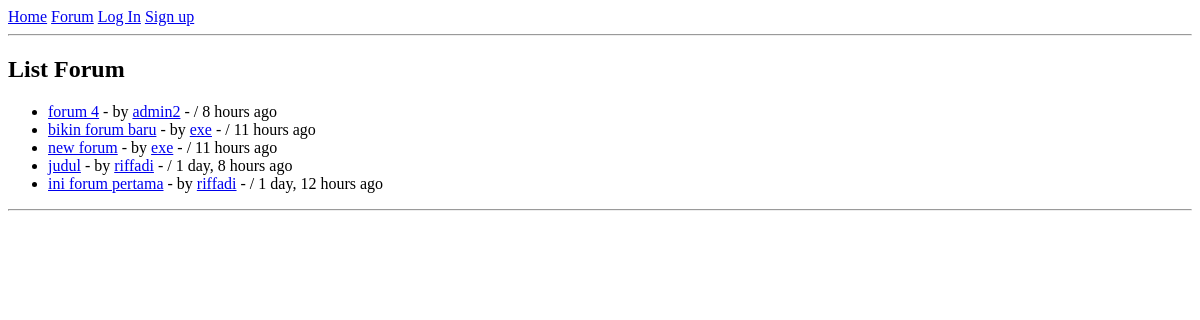
Before: /forum/ with the older database file.
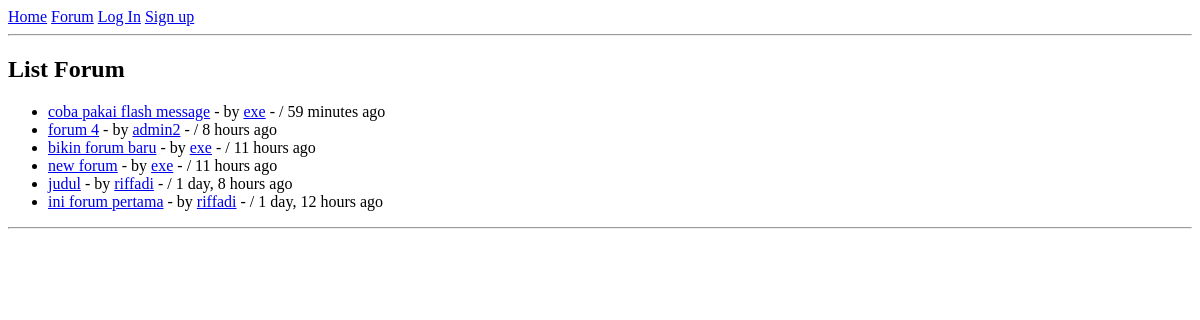
After: the same page with the newer database file.
### forums/models.py (models this page shows, shortened)
class Forum(models.Model):
	user = models.ForeignKey(settings.AUTH_USER_MODEL, on_delete=models.CASCADE)
	title = models.CharField(max_length=100)
	desc = models.TextField()
	slug = models.SlugField(unique=True)
	created_at = models.DateTimeField(auto_now_add=True)

### forums/views.py (the view)
# urls.py: path('', ForumList.as_view(), name='forum-list'),
class ForumList(ListView):
	model = Forum
	queryset = Forum.objects.order_by('-created_at')

### templates/forums/forum_list.html (shortened to what this page needs)
{% extends "base.html" %}
{% load humanize %}
{% block content %}
	<h2>List Forum</h2>
	<ul>
		{% for forum in object_list %}
			<li>
				<a href="{% url 'forum-detail' forum.slug %}">{{forum.title}}</a>
				- by <a href="{% url 'forum-by' forum.user %}">{{forum.user}}</a>
				- / {{forum.created_at | naturaltime}}
			</li>
		{% endfor %}
	</ul>
	<hr>
{% endblock %}

Changed rows visible on the page:
added Forum: title "coba pakai flash message", user "exe", created_at "59 minutes ago"
